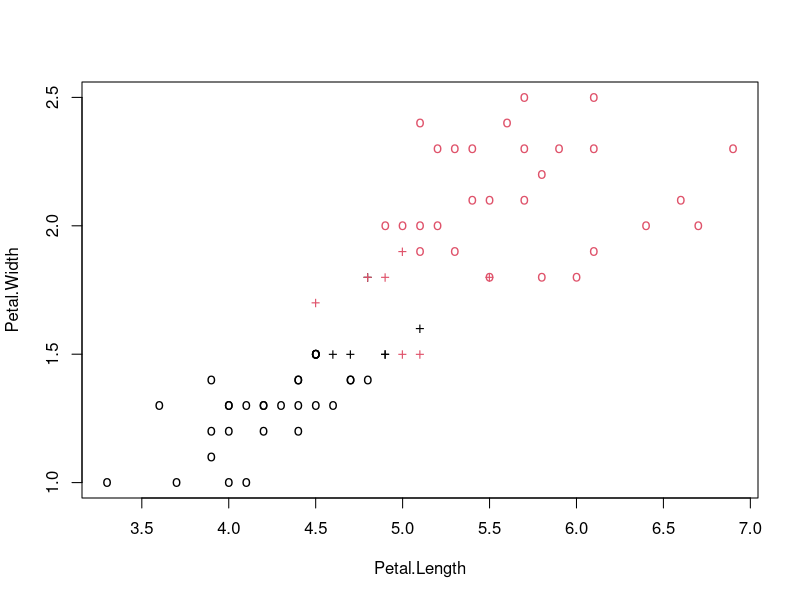
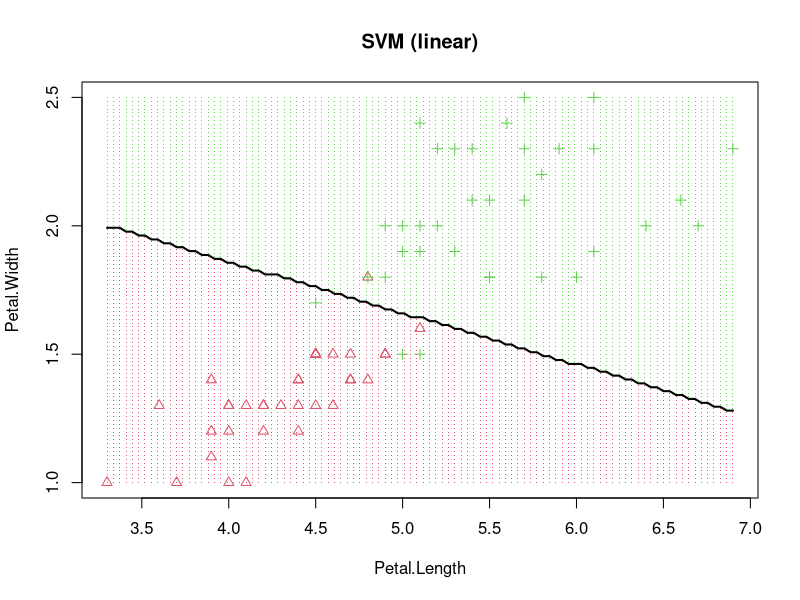
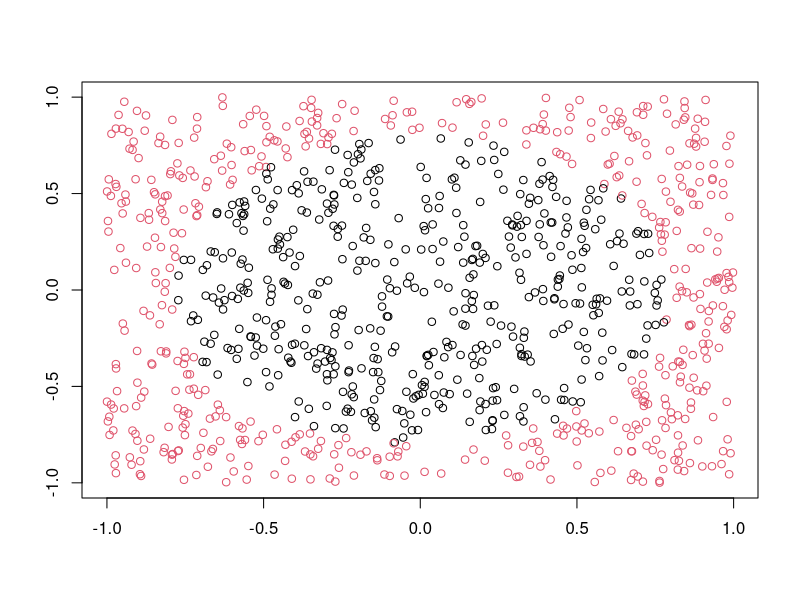
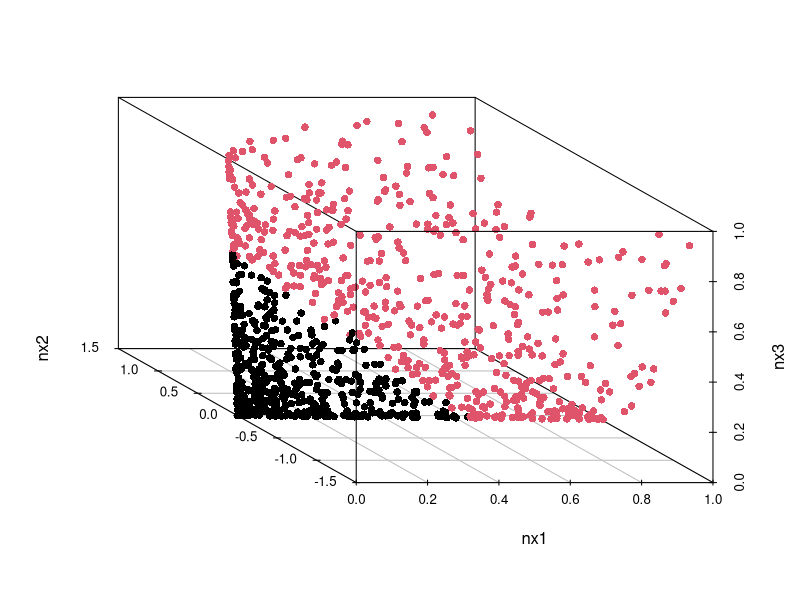
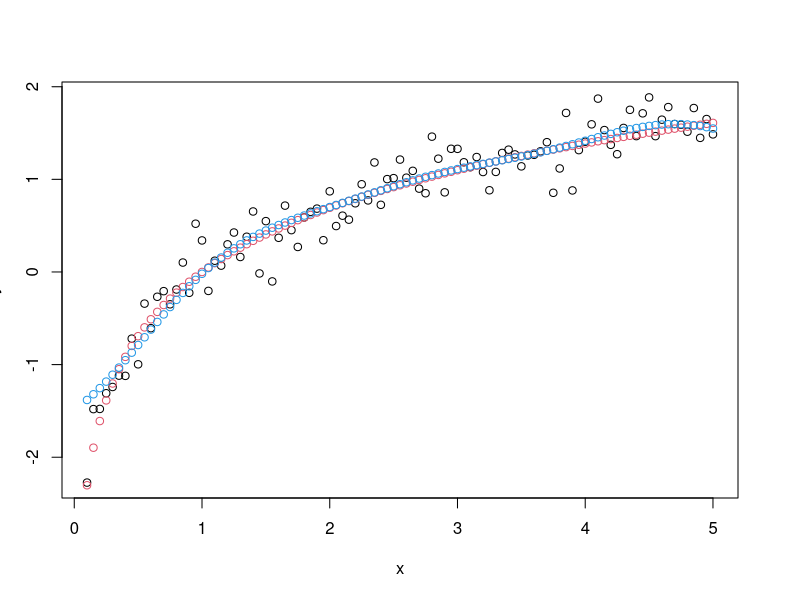

These charts were generated, in order, by the following R code:
## ---- chunk 1
# Code from http://michael.hahsler.net/SMU/EMIS7332/R/viz_classifier.html
decisionplot <- function(model, data, class = NULL, predict_type = "class",
                         resolution = 100, showgrid = TRUE, ...) {
  
  if(!is.null(class)) cl <- data[,class] else cl <- 1
  data <- data[,1:2]
  k <- length(unique(cl))
  
  plot(data, col = as.integer(cl)+1L, pch = as.integer(cl)+1L, ...)
  
  # make grid
  r <- sapply(data, range, na.rm = TRUE)
  xs <- seq(r[1,1], r[2,1], length.out = resolution)
  ys <- seq(r[1,2], r[2,2], length.out = resolution)
  g <- cbind(rep(xs, each=resolution), rep(ys, time = resolution))
  colnames(g) <- colnames(r)
  g <- as.data.frame(g)
  
  ### guess how to get class labels from predict
  ### (unfortunately not very consistent between models)
  p <- predict(model, g, type = predict_type)
  if(is.list(p)) p <- p$class
  p <- as.factor(p)
  
  if(showgrid) points(g, col = as.integer(p)+1L, pch = ".")
  
  z <- matrix(as.integer(p), nrow = resolution, byrow = TRUE)
  contour(xs, ys, z, add = TRUE, drawlabels = FALSE,
          lwd = 2, levels = (1:(k-1))+.5)
  
  invisible(z)
}
## ---- chunk 2
library("e1071")
library(caret)

data(iris)

# Part of iris data, two features just for easing plots, and two classes
irisPart <- subset(iris, select = Petal.Length:Species)
irisPart <- subset(irisPart,Species != "setosa")
irisPart <- droplevels(irisPart)

# separating training and test sets
train.indices <- createDataPartition(irisPart$Species, p = 0.7, list = FALSE)
iris.train <- irisPart[train.indices, ]
iris.test <- irisPart[-train.indices, ]

## classification mode

# Training
model <- svm(Species ~ ., data = iris.train,kernel="linear",cost = 1)
print(model)
summary(model)

# visualize (classes by color, SV by crosses):
# From e1071 package
plot(iris.train[,-3],
     col = as.integer(iris.train[,3]),
     pch = c("o","+")[1:70 %in% model$index + 1])

decisionplot(model, iris.train, class = "Species", main = "SVM (linear)")

# test 
pred <- predict(model, iris.test[,-3])
# Check accuracy (confusion matrix):
table(iris.test[,3], pred)

# compute decision values:
pred <- predict(model, iris.test[,-3],decision.values = TRUE)

# compute probabilities, other kernels: radial, polynomial and sigmoid
model <- svm(Species ~ ., data = iris.train,kernel="linear",cost = 1,probability=TRUE)
pred <- predict(model, iris.test[,-3],prob = TRUE)
pred
## ---- chunk 3
library("mlbench")

data <- mlbench.circle(1000)
plot(data)
data2 <- data.frame(data$x[,1],data$x[,2],data$classes)

# Mapping to three dimensions
nx1 <- data2[,1]^2
nx2 <- sqrt(2) * data2[,1] * data2[,2]
nx3 <- data2[,2]^2
data3 <- data.frame(nx1,nx2,nx3,data$classes)
library(scatterplot3d)

colors <- c("1","2")
colors <- colors[as.numeric(data3[,4])]
scatterplot3d(data3[,1:3], pch = 16, color=colors,angle = 140)
## ---- chunk 4
obj <- tune.svm(Species~., data = iris.train, gamma = 2^(-1:1), cost = 2^(2:4))
obj

# with parameter tuning
model <- svm(Species ~ ., data = iris.train,cost = obj$best.parameters$cost,gamma=obj$best.parameters$gamma)
pred <- predict(model, iris.test[,-3])
# Check accuracy (confusion matrix):
table(iris.test[,3], pred)
## ---- chunk 5
# From e1071 package

# create data
x <- seq(0.1, 5, by = 0.05)
y <- log(x) + rnorm(x, sd = 0.2)

m <- svm(x, y)
new <- predict(m, x) # this is resubstitution

# visualize
plot(x, y)
points(x, log(x), col = 2)
points(x, new, col = 4)
